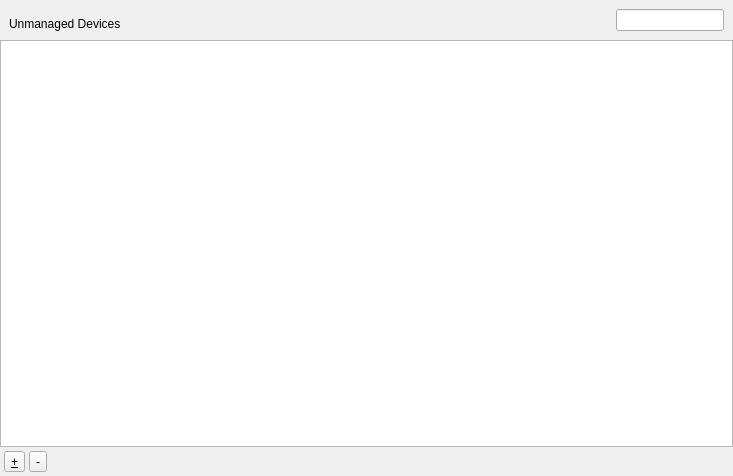
<?xml version="1.0" encoding="UTF-8"?>
<ui version="4.0">
 <class>UnmanagedDeviceDlg</class>
 <widget class="QDialog" name="UnmanagedDeviceDlg">
  <property name="geometry">
   <rect>
    <x>0</x>
    <y>0</y>
    <width>733</width>
    <height>476</height>
   </rect>
  </property>
  <property name="windowTitle">
   <string>Unmanaged Devices</string>
  </property>
  <layout class="QVBoxLayout" name="verticalLayout_3">
   <property name="spacing">
    <number>0</number>
   </property>
   <property name="leftMargin">
    <number>0</number>
   </property>
   <property name="topMargin">
    <number>0</number>
   </property>
   <property name="rightMargin">
    <number>0</number>
   </property>
   <property name="bottomMargin">
    <number>0</number>
   </property>
   <item>
    <widget class="QSplitter" name="mainWidget">
     <property name="orientation">
      <enum>Qt::Vertical</enum>
     </property>
     <widget class="QWidget" name="devicesWidget" native="true">
      <layout class="QVBoxLayout" name="verticalLayout">
       <property name="spacing">
        <number>0</number>
       </property>
       <property name="leftMargin">
        <number>0</number>
       </property>
       <property name="topMargin">
        <number>0</number>
       </property>
       <property name="rightMargin">
        <number>0</number>
       </property>
       <property name="bottomMargin">
        <number>0</number>
       </property>
       <item>
        <widget class="ViewSearchHeader" name="devicesHeader" native="true">
         <layout class="QHBoxLayout" name="horizontalLayout_5">
          <item>
           <widget class="QLabel" name="devicesLabel">
            <property name="text">
             <string>Unmanaged Devices</string>
            </property>
            <property name="alignment">
             <set>Qt::AlignBottom|Qt::AlignLeading|Qt::AlignLeft</set>
            </property>
           </widget>
          </item>
          <item>
           <spacer name="horizontalSpacer_4">
            <property name="orientation">
             <enum>Qt::Horizontal</enum>
            </property>
            <property name="sizeHint" stdset="0">
             <size>
              <width>40</width>
              <height>20</height>
             </size>
            </property>
           </spacer>
          </item>
          <item>
           <widget class="QLabel" name="devicesCount">
            <property name="minimumSize">
             <size>
              <width>100</width>
              <height>0</height>
             </size>
            </property>
            <property name="text">
             <string/>
            </property>
           </widget>
          </item>
          <item>
           <widget class="SearchLineEdit" name="devicesSearch">
            <property name="sizePolicy">
             <sizepolicy hsizetype="Fixed" vsizetype="Fixed">
              <horstretch>0</horstretch>
              <verstretch>0</verstretch>
             </sizepolicy>
            </property>
            <property name="maximumSize">
             <size>
              <width>200</width>
              <height>16777215</height>
             </size>
            </property>
           </widget>
          </item>
         </layout>
        </widget>
       </item>
       <item>
        <widget class="UnmanagedDeviceTreeView" name="devicesView">
         <property name="tabKeyNavigation">
          <bool>true</bool>
         </property>
         <property name="selectionMode">
          <enum>QAbstractItemView::ExtendedSelection</enum>
         </property>
         <property name="rootIsDecorated">
          <bool>false</bool>
         </property>
         <property name="sortingEnabled">
          <bool>true</bool>
         </property>
         <attribute name="headerShowSortIndicator" stdset="0">
          <bool>true</bool>
         </attribute>
        </widget>
       </item>
       <item>
        <layout class="QHBoxLayout" name="devicesToolBar">
         <property name="spacing">
          <number>4</number>
         </property>
         <property name="leftMargin">
          <number>4</number>
         </property>
         <property name="topMargin">
          <number>4</number>
         </property>
         <property name="rightMargin">
          <number>4</number>
         </property>
         <property name="bottomMargin">
          <number>4</number>
         </property>
         <item>
          <widget class="QToolButton" name="addDeviceButton">
           <property name="text">
            <string>&amp;+</string>
           </property>
           <property name="shortcut">
            <string>Alt+Tab, Alt+Tab</string>
           </property>
          </widget>
         </item>
         <item>
          <widget class="QToolButton" name="removeDevices">
           <property name="text">
            <string>-</string>
           </property>
          </widget>
         </item>
         <item>
          <widget class="CircularProgressIndicator" name="devicesCircle" native="true">
           <property name="minimumSize">
            <size>
             <width>16</width>
             <height>16</height>
            </size>
           </property>
          </widget>
         </item>
         <item>
          <spacer name="horizontalSpacer_9">
           <property name="orientation">
            <enum>Qt::Horizontal</enum>
           </property>
           <property name="sizeHint" stdset="0">
            <size>
             <width>40</width>
             <height>20</height>
            </size>
           </property>
          </spacer>
         </item>
        </layout>
       </item>
      </layout>
     </widget>
    </widget>
   </item>
  </layout>
 </widget>
 <customwidgets>
  <customwidget>
   <class>CircularProgressIndicator</class>
   <extends>QWidget</extends>
   <header>FileWaveGuiLib/circularprogressindicator.h</header>
   <container>1</container>
  </customwidget>
  <customwidget>
   <class>SearchLineEdit</class>
   <extends>QLineEdit</extends>
   <header>FileWaveGuiLib/searchlineedit/searchlineedit.h</header>
  </customwidget>
  <customwidget>
   <class>ViewSearchHeader</class>
   <extends>QWidget</extends>
   <header>FWAdminLib/ViewSearchHeader.h</header>
   <container>1</container>
  </customwidget>
  <customwidget>
   <class>UnmanagedDeviceTreeView</class>
   <extends>QTreeView</extends>
   <header>FWAdminLib/inventory/UnmanagedDeviceTreeView.h</header>
  </customwidget>
 </customwidgets>
 <resources/>
 <connections/>
</ui>
